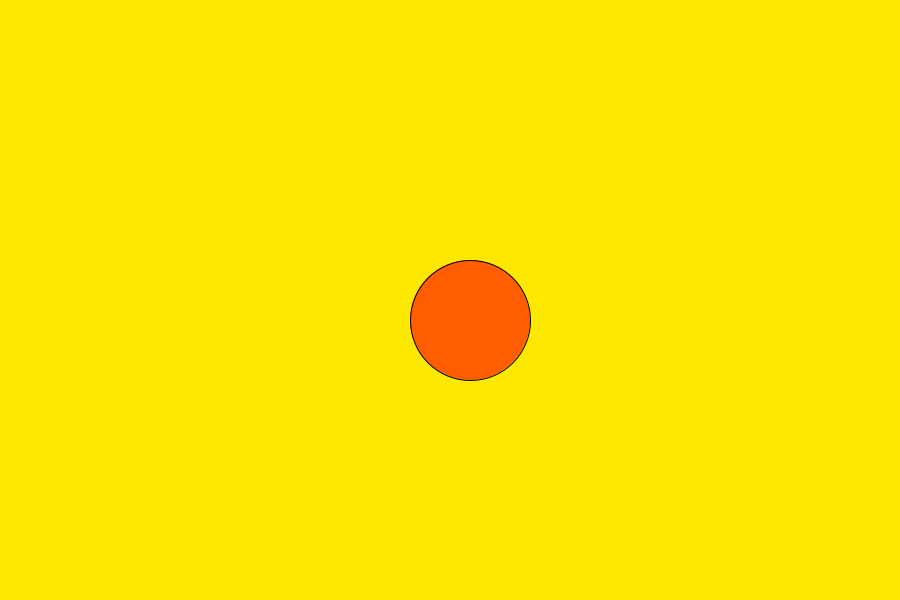
Frame 1 (no input)
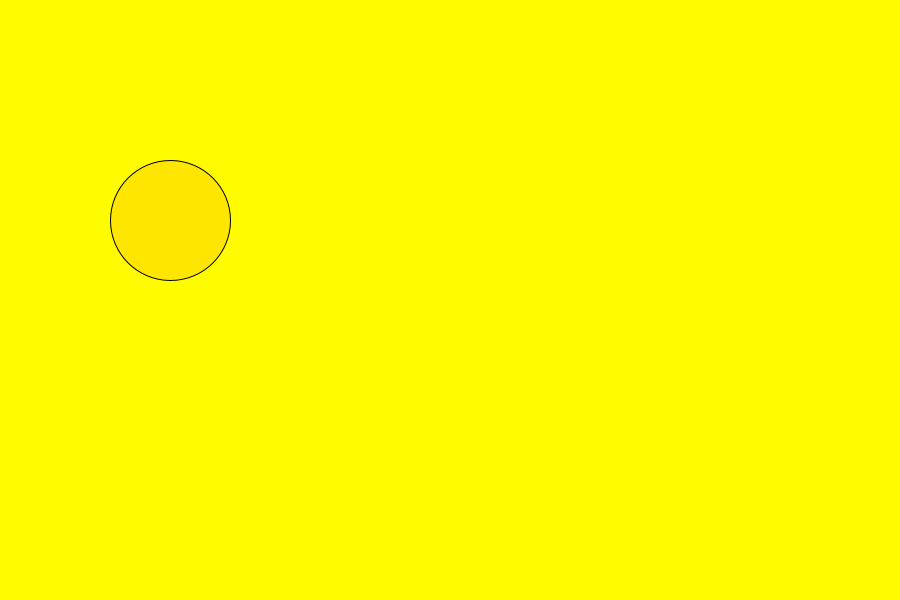
Frame 60 (the mouse pressed at the canvas centre just before this capture)
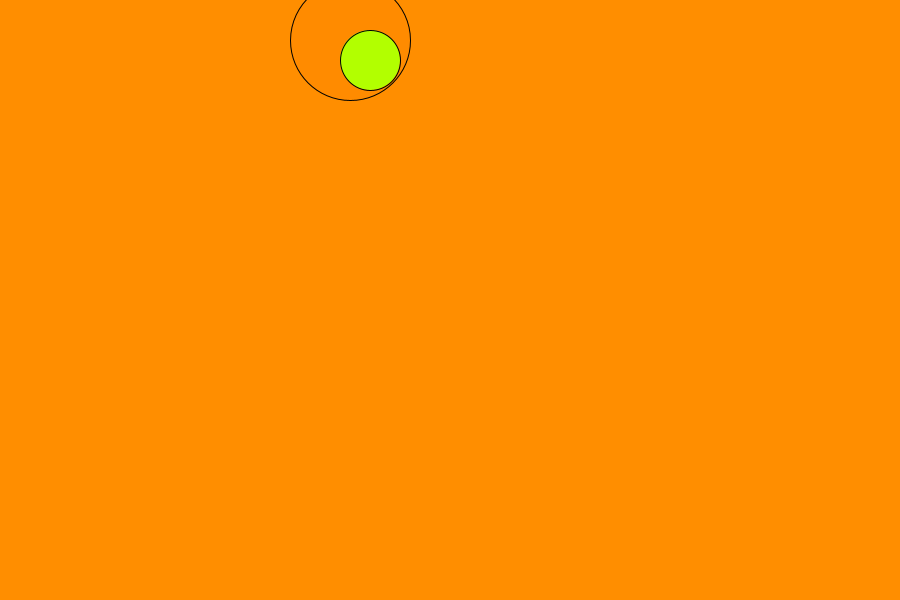
Frame 120 (the mouse held since frame 60 and released just before this capture)

The Processing sketch that drew these frames (run headless with seeded random() and noise(); from frame 60 on, the mouse is pressed at the canvas centre):

// Processing sketch: processing_186790
// ── processing_186790.pde

//Rebote en ejes X y Y con aumento de velocidad
int pX, pY, vX, vY;
int t = 60;


void setup(){
  size(900,600);
  colorMode(HSB);
  pX = width/2;
  pY = height/2;
  vX = 20;
  vY = 20;
}

void draw(){
  background(random(t),255,255);
  
  pX = pX+vX;
  pY = pY+vY;
  
fill(random(t),255,255);
  ellipse(pX,pY,t*2,t*2);
  
  if((pX<0)||(pX>width)){
    vX = -vX;
  } 

  if((pY<0)||(pY>height)){
    vY = -vY;
  } 
if (mousePressed){
  pX = pX+vX;
  pY = pY+vY;
  
fill(random(t),255,255);
  ellipse(pX,pY,t,t);
  
  if((pX<0)||(pX>width)){
    vX = -vX;
  } 

  if((pY<0)||(pY>height)){
    vY = -vY;
  } 
  }
}
